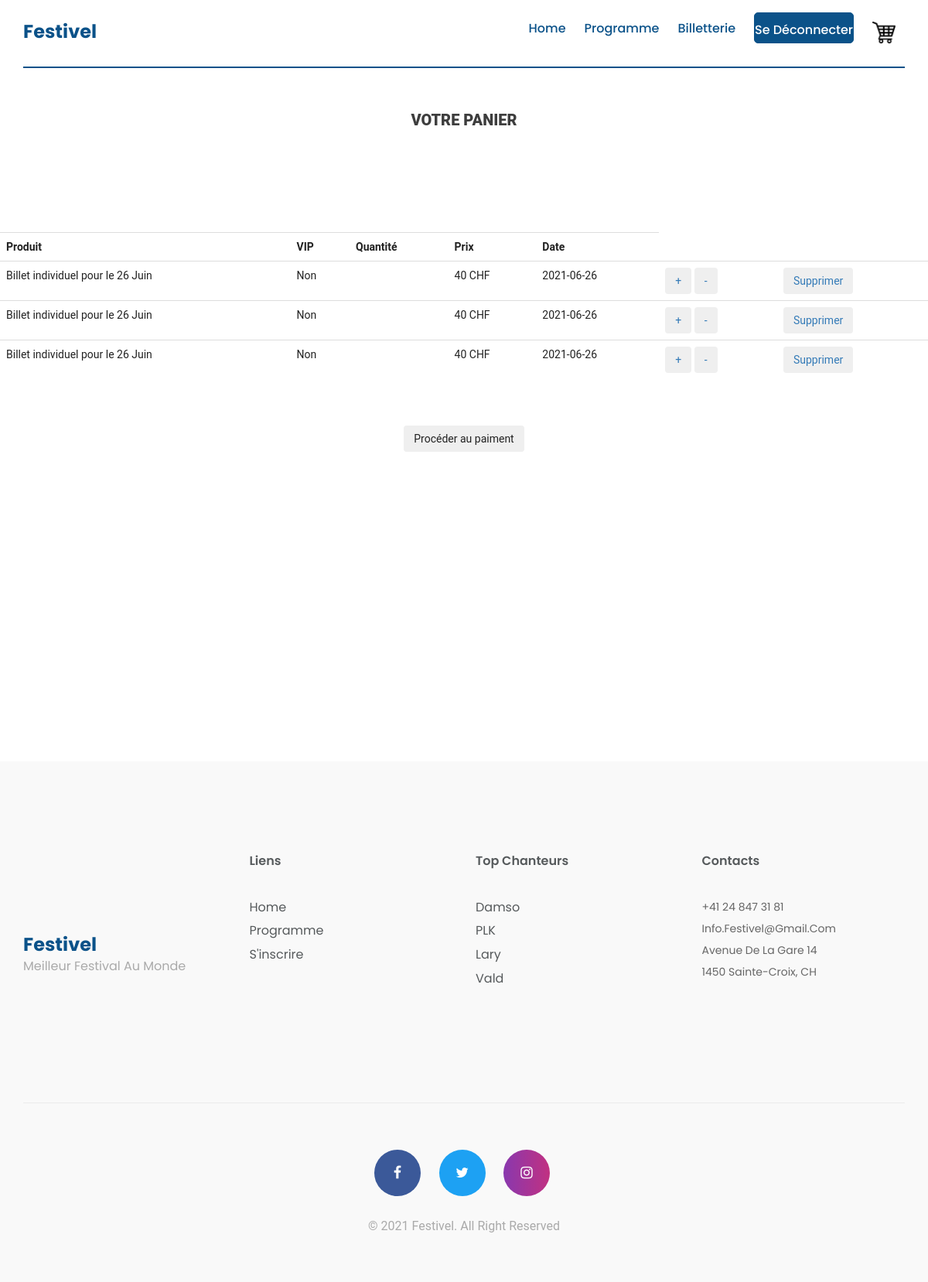
The page /Code/index.php?action=panier (signed in) on the database its author committed.
### tables this page shows
CREATE TABLE IF NOT EXISTS `reservations` (
  `id` int(11) NOT NULL AUTO_INCREMENT,
  `name` varchar(100) NOT NULL,
  `vip` tinyint(4) NOT NULL,
  `price` decimal(45,0) NOT NULL,
  `reservationNumber` decimal(45,0) NOT NULL,
  `days_id` int(11) NOT NULL,
  `users_id` int(11) NOT NULL,
  PRIMARY KEY (`id`),
  UNIQUE KEY `reservationNumber` (`reservationNumber`),
  KEY `fk_reservations_days1_idx` (`days_id`),
  KEY `fk_reservations_users1_idx` (`users_id`)
);

CREATE TABLE IF NOT EXISTS `users` (
  `id` int(11) NOT NULL AUTO_INCREMENT,
  `name` varchar(45) NOT NULL,
  `firstname` varchar(45) NOT NULL,
  `email` varchar(45) NOT NULL,
  `phoneNumber` varchar(20) NOT NULL,
  `password` varchar(250) NOT NULL,
  `userType` int(2) NOT NULL,
  PRIMARY KEY (`id`),
  UNIQUE KEY `email` (`email`)
);

### Code/controler/controler.php (called while the page is built, shortened)
<?php
function panier()
{
    require_once "model/billetsManager.php";
    $reservations = getPanier();
    require_once "model/usersManager.php";
    $users = getUsers();
    require "view/panier.php";
}

### Code/model/dbconnector.php (called while the page is built, shortened)
<?php
function executeQuerySelect($query)
{
    $queryResult = null;
    $dbConnexion = openDBConnexion();
    if ($dbConnexion != null) {
        $statement = $dbConnexion->prepare($query);
        $statement->execute();
        $queryResult = $statement->fetchAll();
    }
    return $queryResult;
}
function openDBConnexion()
{
    $tempDbConnexion = null;
    $sqlDriver = 'mysql';
    $hostname = 'localhost';
    $port = '3308';
    $charset = 'utf8';
    $dbName = 'festivel';
    $userName = 'root';
    $userPwd = '';
    $dsn = $sqlDriver . ':host=' . $hostname . ';dbname=' . $dbName . ';port=' . $port . ';charset=' . $charset;
    try {
        $tempDbConnexion = new PDO($dsn, $userName, $userPwd);
    } catch (PDOException $exception) {
        echo 'Connection failed: ' . $exception->getMessage();
    }
    return $tempDbConnexion;
}

### Code/model/billetsManager.php (called while the page is built, shortened)
<?php
function getPanier(){
    $sql = "SELECT * FROM reservations";
    require_once "model/dbconnector.php";
    $reservations = executeQuerySelect($sql);
    return $reservations;
}

### Code/model/usersManager.php (called while the page is built, shortened)
<?php
function getUsers()
{
    $sql = "SELECT * FROM users";
    require_once "model/dbconnector.php";
    $users = executeQuerySelect($sql);
    return $users;
}

### Code/view/panier.php (the view, shortened to what this page needs)
    <section class="center-top-card">
        <h3>Votre panier</h3><br>
    </section>
    <section id="cart">
        <div class="col-lg-auto">
            <div class="table-responsive">
                <table class="tableCart center table textcolor">
                    <tbody>
                    <tr>
                        <th>Produit</th>
                        <th>VIP</th>
                        <th>Quantité</th>
                        <th>Prix</th>
                        <th>Date</th>
                    </tr>
                    <?php
                    $day = '';
                    $vip = '';
                    foreach ($reservations as $reservation) :
                        foreach ($users as $user) :
                            if ($user['id'] == $reservation['users_id']) :
                                if ($user['email'] == $_SESSION['userEmailAddress']) :
                                    if ($reservation['days_id'] == 1) {
                                        $day = '2021-06-26';
                                    } elseif ($reservation['days_id'] == 2) {
                                        $day = '2021-06-27';
                                    } else {
                                        $day = '2021-06-26/27';
                                    }
                                    if ($reservation['vip'] == 0) {
                                        $vip = 'Non';
                                    } else {
                                        $vip = 'Oui';
                                    }
                                    ?>
                                    <tr>
                                        <td><?= $reservation['name'] ?></td>
                                        <td><?= $vip ?></td>
                                        <td><?= $reservation['quantity'] ?></td>
                                        <td><?= $reservation['price'] ?> CHF</td>
                                        <td><?= $day ?></td>
                                        <td>
                                            <a href="index.php?action=qtychange&reservationId=<?= $reservation['id'] ?>&modif=1">
                                                <button class="btn btn-secondary" type="submit"> + </button>
                                            </a>
                                            <a href="index.php?action=qtychange&reservationId=<?= $reservation['id'] ?>&modif=-1">
                                                <button class="btn btn-secondary" type="submit"> - </button>
                                            </a>
                                        </td>
                                        <td>
                                            <a href="index.php?action=delCart&reservationId=<?= $reservation['id'] ?>">
                                                <button class="btn btn-secondary" type="submit"> Supprimer </button>
                                            </a>
                                        </td>
                                    </tr>
                                <?php
                                endif;
                            endif;
                        endforeach;
                    endforeach; ?>
                    </tbody>
                </table>
            </div>
        </div>
        <br>
        <br>
        <form class="text-center" method="post" action="">
            <button class="btn btn-secondary" type="submit">Procéder au paiment</button>
        </form>
    </section>
<?php
require "gabarit.php";
?>

### Code/view/content/css/bootsnav.css (style rules this page uses)
body { -webkit-transition: all 0.3s ease-in-out; -moz-transition: all 0.3s ease-in-out; -o-transition: all 0.3s ease-in-out; -ms-transition: all 0.3s ease-in-out; transition: all 0.3s ease-in-out; }

### Code/view/content/css/style.css (style rules this page uses)
.center-top-card { display: flex; justify-content: center; align-items: center; position: relative; background-size: cover; background-position: center; min-height: 300px; }
#cart { margin-bottom: 400px; }
* { padding: 0; margin: 0; }
* { -webkit-box-sizing: border-box; -moz-box-sizing: border-box; -o-box-sizing: border-box; -ms-box-sizing: border-box; box-sizing: border-box; }
body { position: relative; font-size: 14px; color: #222222; background: #fff; font-family: 'Poppins', sans-serif; max-width: 1920px; margin: 0 auto; overflow-x: hidden; }
a, a:hover, a:active, a:focus { display: inline-block; text-decoration: none; font-size: 13px; padding: 0; margin: 0; }
h1, h2, h3, h4, h5, h6 { margin: 0; color: #222222; text-transform: capitalize; }
select, input, textarea, button { box-shadow: none; outline: 0 !important; }
html, body { height: 100%; z-index: 2; }
body { font-family: Roboto, "Helvetica Neue", Arial, sans-serif; }
h3 { font-size: 20px; margin: 35px 0 25px; font-weight: 800; color: #3d3d3d; text-transform: uppercase; }

### rows shown on the page
reservations: name "Billet individuel pour le 26 Juin", vip "Non", price "40", days "2021-06-26"
reservations: name "Billet individuel pour le 26 Juin", vip "Non", price "40", days "2021-06-26"
reservations: name "Billet individuel pour le 26 Juin", vip "Non", price "40", days "2021-06-26"
